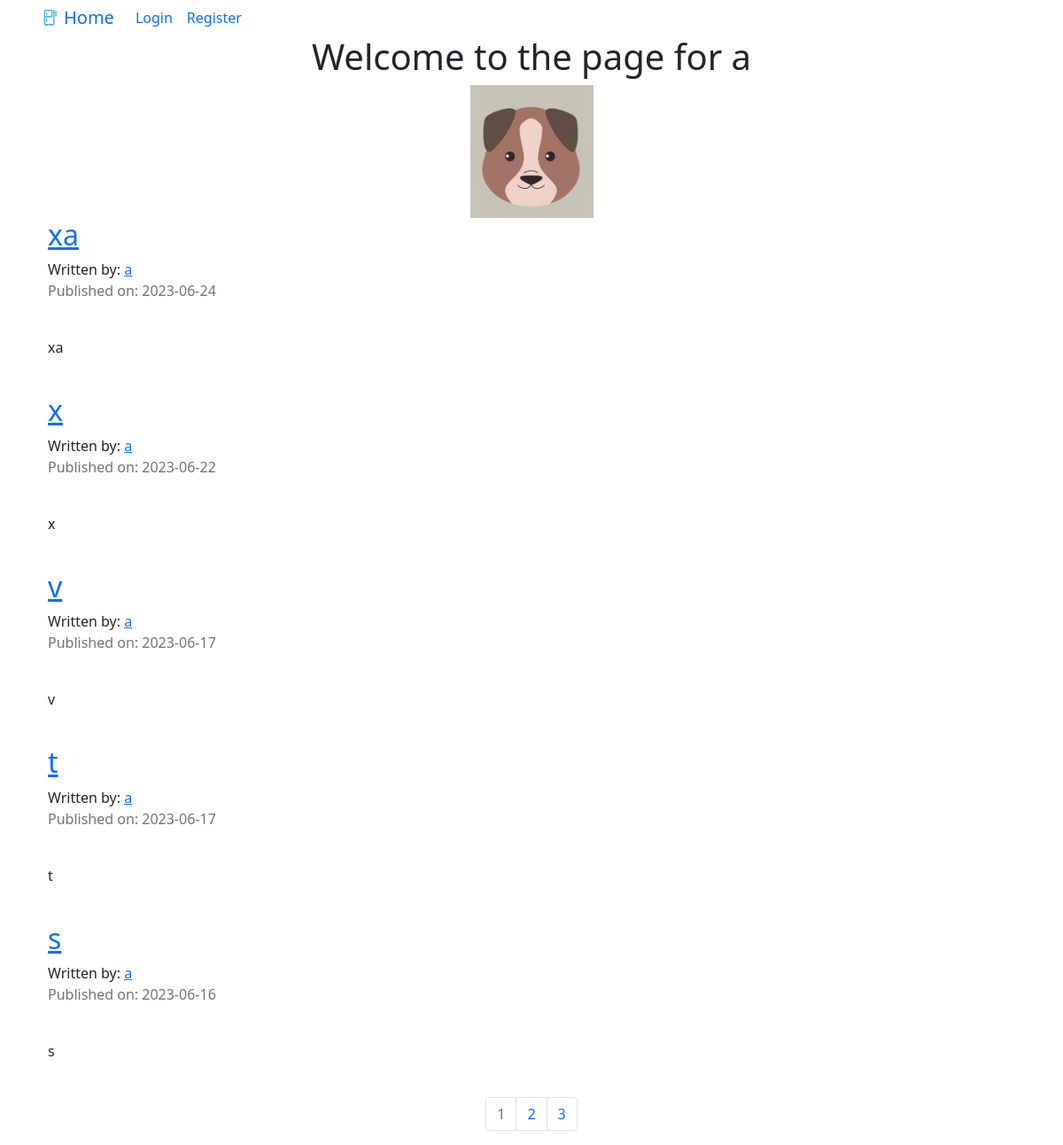
Page /a on the committed database.
### puppycompanyblog/models.py (models this page shows, shortened)
class User(db.Model, UserMixin):
    __tablename__ = 'users'
    id = db.Column(db.Integer, primary_key = True)
    profile_image = db.Column(db.String(20), nullable=False, default='default_profile.png')
    email = db.Column(db.String(64), unique=True, index=True)
    username = db.Column(db.String(64), unique=True, index=True)
    password_hash = db.Column(db.String(128))
    posts = db.relationship('BlogPost', backref='author', lazy=True)
    recipe = db.relationship('Recipe', backref='author', lazy=True)

class BlogPost(db.Model):
    users = db.relationship(User)
    id = db.Column(db.Integer, primary_key=True)
    user_id = db.Column(db.Integer, db.ForeignKey('users.id'), nullable=False)
    date = db.Column(db.DateTime, nullable=False, default=datetime.utcnow)
    weight = db.Column(db.Float, nullable=False)
    title = db.Column(db.String(140), nullable=False)
    text = db.Column(db.Text, nullable=False)

### puppycompanyblog/users/views.py (the view)
@users.route("/<username>")
def user_posts(username):
    page = request.args.get('page', 1, type=int)
    user = User.query.filter_by(username=username).first_or_404()
    blog_posts = BlogPost.query.filter_by(author=user).order_by(BlogPost.date.desc()).paginate(page=page, per_page=5)
    return render_template('user_blog_posts.html', blog_posts=blog_posts, user=user)

### puppycompanyblog/templates/user_blog_posts.html (shortened to what this page needs)
{% extends "base.html" %}
{% block content %}
<div class="container">
  <div class="jumbotron">
    <div align='center'>
      <h1 >Welcome to the page for {{user.username}}</h1>
      <img align='center' src="{{ url_for('static', filename='profile_pics/' + user.profile_image) }}">
    </div>
  </div>
{% for post in blog_posts.items %}
          <h2><a href="{{ url_for('blog_posts.blog_post', blog_post_id=post.id) }}">{{ post.title }}</a></h2>
          Written by: <a href="{{ url_for('users.user_posts', username=post.author.username) }}">{{ post.author.username }}</a>
          <p class="text-muted">Published on: {{ post.date.strftime('%Y-%m-%d') }}</p>
          <br>
            <p>{{post.text}}</p>
          <br>
{% endfor %}
</div>
<nav aria-label="Page navigation example">
  <ul class="pagination justify-content-center">
    {% for page_num in blog_posts.iter_pages(left_edge=1, right_edge=1, left_current=1, right_current=2) %}
            {% if blog_posts.page == page_num %}
              <li class="page-item disabled">
                <a class="page-link" href="{{ url_for('users.user_posts', username=user.username, page=page_num) }}">{{ page_num }}</a></li>
            {% else %}
              <li class="page-item"><a class="page-link" href="{{ url_for('users.user_posts', username=user.username, page=page_num) }}">{{ page_num }}</a></li>
            {% endif %}
    {% endfor %}
</nav>
{% endblock content %}

### puppycompanyblog/templates/base.html (shortened to what this page needs)
<link href="https://cdn.jsdelivr.net/npm/bootstrap@5.0.2/dist/css/bootstrap.min.css" rel="stylesheet">
<!DOCTYPE html>
<html>
  <head>
  </head>
  <body class="body-wrapper" data-spy="scroll" data-target=".privacy-nav">
  <nav class="navbar main-nav navbar-expand-lg px-2 px-sm-0 py-2 py-lg-0">
    <div class="container">
      <a class="navbar-brand" href="{{ url_for('core.index') }}">
        <img src="../static/web_image/ax.png" width="30" height="30" class="d-inline-block align-top" alt="">Home</a>
      <div class="collapse navbar-collapse" id="navbarNavDropdown">
      <ul class="navbar-nav ml-auto">
      {% if current_user.is_authenticated %}
        <li class="nav-item"><a class="nav-link" href="{{ url_for('users.logout') }}">Log Out</a></li>
        <li class="nav-item"><a class="nav-link" href="{{ url_for('users.account') }}">Account</a></li>
        <li class="nav-item"><a class="nav-link" href="{{ url_for('blog_posts.create_post') }}">Create Post</a></li>
        <li class="nav-item"><a class="nav-link" href="{{ url_for('core.info') }}">About Us</a></li>
      {% else %}
        <li class="nav-item"><a class="nav-link" href="{{ url_for('users.login') }}">Login</a></li>
        <li class="nav-item"><a class="nav-link " href="{{ url_for('users.register') }}">Register</a></li>
      {% endif %}
      </ul>
      </div>
    </div>
  </nav>
<div class="container">
  {% block content %}
  {% endblock %}
</div>
  </body>
</html>

### rows in the picture
User: username "a", profile_image (placeholder picture)
BlogPost: title "xa", author.username "a", date "2023-06-24", text "xa"
BlogPost: title "x", author.username "a", date "2023-06-22", text "x"
BlogPost: title "v", author.username "a", date "2023-06-17", text "v"
BlogPost: title "t", author.username "a", date "2023-06-17", text "t"
BlogPost: title "s", author.username "a", date "2023-06-16", text "s"

### other values in the picture
{{ page_num }} "1"
{{ page_num }} "2" "3"
